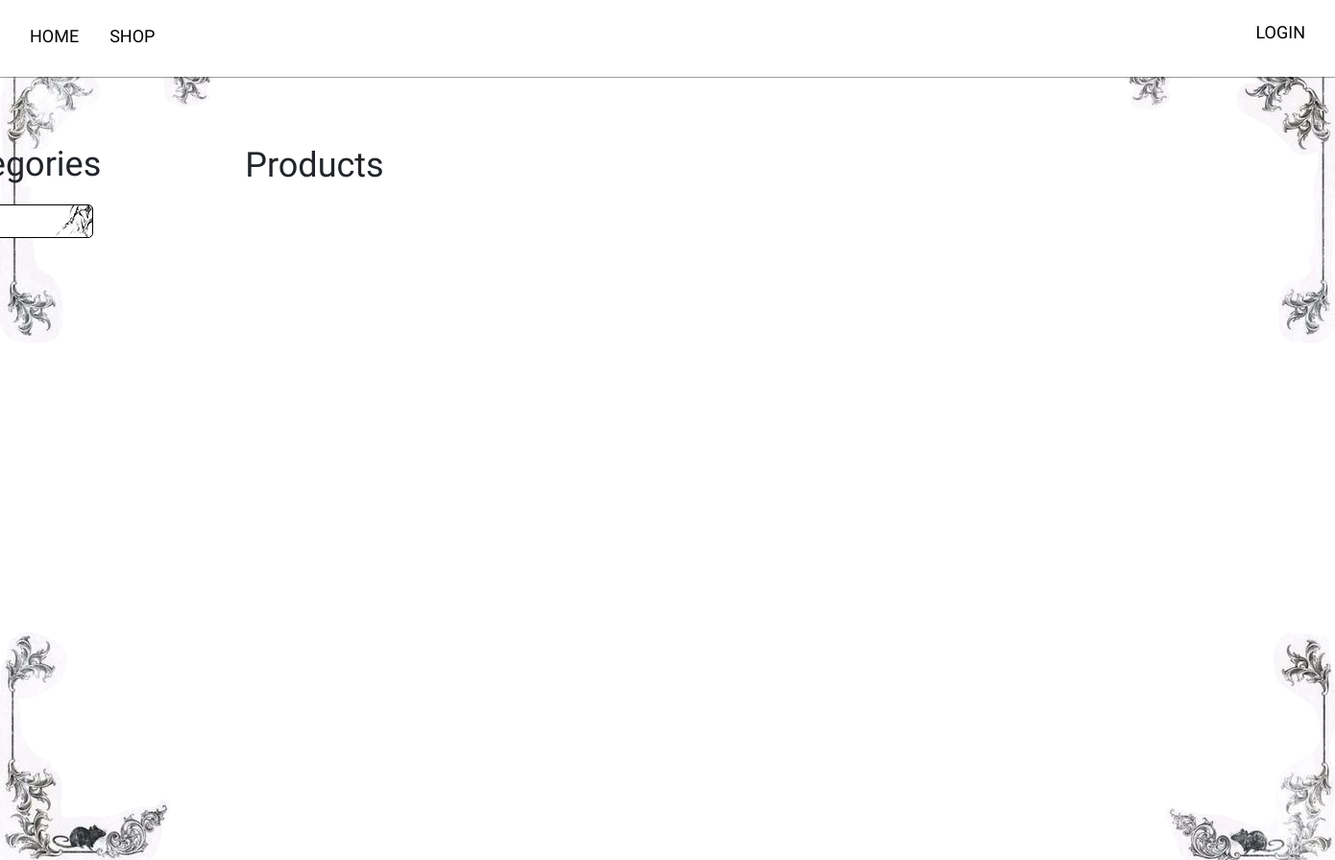
The app's page /shop/, older data.
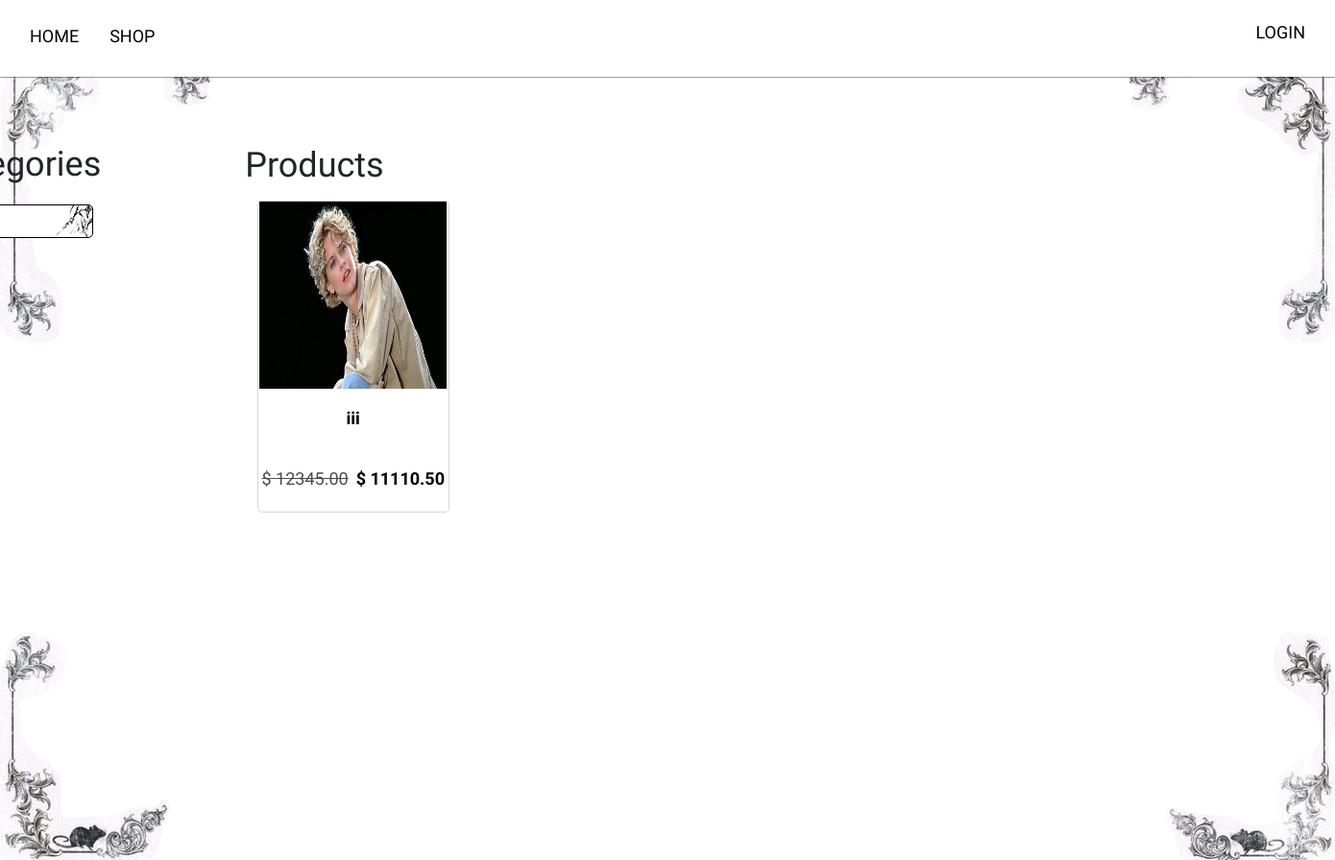
The same page, newer data.
### main/models.py (models this page shows, shortened)
class Product(models.Model):
    category = models.ForeignKey(Category,
                                 related_name='products',
                                 on_delete=models.CASCADE)
    name = models.CharField(max_length=50)
    slug = models.SlugField(max_length=50)
    image = models.ImageField(upload_to='products/%Y/%m/%d',
                              blank=True)
    discription = models.TextField(blank=True)
    price = models.DecimalField(max_digits=10,
                                decimal_places=2)
    available = models.BooleanField(default=True)
    created = models.DateTimeField(auto_now_add=True)
    updated = models.DateTimeField(auto_now=True)
    discount = models.DecimalField(default=0.00, max_digits=4,
                                   decimal_places=2)
    class Meta:
        ordering = ['name']
        indexes = [
            models.Index(fields=['id', 'slug']),
            models.Index(fields=['name']),
            models.Index(fields=['-created']),
        ]
    def get_absolute_url(self):
        return reverse('main:product_detail',
                       args=[self.slug])
    def sell_price(self):
        if self.discount:
            return round(self.price - self.price * self.discount / 100, 2)
        return self.price

### main/views.py (the view)
# urls.py: path('shop/', views.product_list, name='product_list'),
def product_list(request, category_slug=None):
    category = None
    categories = Category.objects.all()
    products = Product.objects.filter(available=True)
    if category_slug:
        category = get_object_or_404(Category,
                                     slug=category_slug)
        products = products.filter(category=category)
    return render(request,
                  'main/product/list.html',
                  {'category': category,
                   'categories': categories,
                   'products': products})

### main/models.py (called while the page is built)
    def get_absolute_url(self):
        return reverse("main:product_list_by_category",
                       args=[self.slug])

### main/templates/main/product/list.html (shortened to what this page needs)
{% extends "main/base.html" %}
{% load static %}
{% block content %}
    <div class="llist d-flex">
        <div class="sidebar">
            <h3>Categories</h3>
            <ul>
                <li {% if not category %}class="selected"{% endif %}>
                </li>
                {% for c in categories %}
                    <li {% if category.slug == c.slug %}class="selected"{% endif %}>
                    </li>
                {% endfor %}
            </ul>
        </div>
        <div class="main">
            <div class="main-title">
                {% if category %}{{ category.name }}{% else %}Products{% endif %}
            </div>
            <div class="product-list">
                <div class="items">
                    {% for product in products %}
                        <div class="item">
                            <a href="{{ product.get_absolute_url }}" class="home-card d-flex flex-column align-items-center text-center">
                                <img src="{% if product.image %}{{ product.image.url }}{% else %}{% static 'img/noimage.jpg' %}{% endif %}" class="card-img" alt="">
                                <h5 class="title-card">{{ product.name }}</h5>
                                {% if product.discount %}
                                    <div class="cart-discount d-flex gap-2">
                                        <p class="line">$ {{ product.price }}</p>
                                        <p>$ {{ product.sell_price }}</p>
                                    </div>
                                {% else %}
                                    <p class="price">$ {{ product.price }}</p>
                                {% endif %}
                                </a>
                        </div>
                    {% endfor %}
                </div>
            </div>
        </div>
    </div>
{% endblock content %}

### main/templates/main/base.html (shortened to what this page needs)
{% load static %}
<!DOCTYPE html>
<html lang="en">
<head>
    <link rel="stylesheet" href="{% static 'bootstrap\css\bootstrap.min.css' %}">
    <link rel="stylesheet" href="{% static 'css/base.css' %}">
</head>
<body>
    <header class=" header sticky-top">
        <div class="header-container d-flex">
            <navbar class="header-nav pt-4">
                <ul class="header-list d-flex">
                    <li>
                        <a href="/" class="nav-a m-3">Home</a>
                    </li>
                    <li>
                        <a href="#" class="nav-a m-3">Shop</a>
                    </li>
                </ul>
            </navbar>
            <div class="header-profile">
                <a href="#" class="m-3">LOGIN</a>
            </div>
        </div>
    </header>
    <div class="container">
        {% block content %}
        {% endblock content %}
    </div>
    <img src="{% static 'img/frame1.png' %}" class="frame1" alt="">
    <img src="{% static 'img/frame2.png' %}" class="frame2" alt="">
    <img src="{% static 'img/frame3.png' %}" class="frame3" alt="">
    <img src="{% static 'img/frame4.png' %}" class="frame4" alt="">
</body>
</html>

### main/static/css/base.css (style rules this page uses)
:root { --box-shadow: 0px 1px 1px rgba(0, 0, 0, 0.363); }
body { font-family: "Carrois Gothic", sans-serif; font-size: 18px; padding: 0; margin: 0; overflow-x: hidden; }
ul { list-style: none; padding: 0; }
a { text-decoration: none; color: #000; }
h3 { font-size: 36px; }
h5 { font-size: 18px; margin: 0; font-weight: 600; }
.header-container { box-sizing: border-box; max-width: 1400px; margin: 0 auto; justify-content: space-between; padding: 0 15px; align-items: center; }
.container { box-sizing: border-box; max-width: 1600px; margin: 0 auto; }
.header { height: 80px; background-color: #fff; box-shadow: var(--box-shadow); }
.header-list { text-transform: uppercase; }
.home-card { width: 200px; height: 325px; border: 1px solid #00000027; border-radius: 5px; transition: all 0.5s ease; background-color: #fff; }
.title-card { max-width: 185px; margin-top: 20px; min-height: 70px; }
.card-img { width: 195px; height: 195px; }
.frame1 { position: absolute; right: -0.5%; bottom: 60%; z-index: -1; }
.frame2 { position: absolute; left: -0.5%; bottom: 60%; z-index: -1; }
.frame3 { position: absolute; left: -0.3%; top: 73.4%; z-index: -1; }
.frame4 { position: absolute; right: -0.3%; top: 73.4%; z-index: -1; }
.cart-discount { margin-top: -10px; font-weight: 600; }
.line { opacity: 0.7; text-decoration: line-through; font-weight: 300; }
.main { margin-left: 150px; }
.main-title { font-size: 36px; margin-bottom: 10px; margin-top: 65px; }
.items { display: grid; grid-template-columns: repeat(auto-fill, 225px); width: 100%; max-width: 1300px; justify-content: center; justify-items: center; column-gap: 0px; row-gap: 10px; margin: 0 auto; }
.sidebar { margin-top: 70px; }
.llist { margin-left: -80px; }
.sidebar ul li { font-size: 20px; width: 165px; height: 35px; margin-bottom: 5px; }
.sidebar ul { margin-top: 20px; }
.selected { border: 1px solid #000; border-radius: 5px; background-image: url(../img/categories-gtn.png); }

Row changes from the older to the newer data that the page shows:
added Product: image (picture), name "iii", price "12345.00", sell_price "11110.50"
